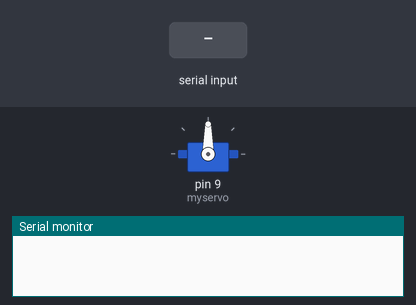
A sketch run on a simulated Arduino Uno, built with avr-gcc and run on an emulated ATmega328P. On the bench: servo, the last lines printed to the serial monitor. The inputs (shaded band) are chosen by the test bench.

Above: at 1.2 s.
1.3 s: "1" received over the second serial link
At 2.3 s:
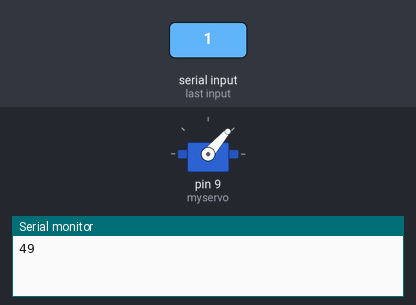
2.8 s: "0" received over the second serial link
At 3.5 s:
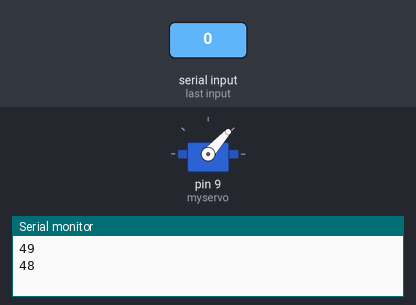
Timing chart, 0 to 5.8 s (numbered marks = the images above; inputs shaded):
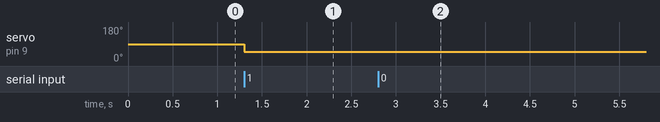

Measured:
- after the input at 1.3 s, servo on pin 9 (myservo): 90° → 49° at once
- after the input at 2.8 s, servo on pin 9 (myservo): 49° → 48° at once

The sketch:

36_Bluetooth_Controlled_Servo_Motor.ino
```cpp
/*****************************************************
Project Title: Bluetooth Controlled Servo Motor
Organisation: Soham Academy Of Human Excellence
Website: https://ria.sohamacademy.org/
****************************************************/


#include <SoftwareSerial.h> // TX RX software library for bluetooth

#include <Servo.h> // servo library
Servo myservo; // servo name

int bluetoothTx = 0; // bluetooth tx to 0 pin
int bluetoothRx = 1; // bluetooth rx to 1 pin

SoftwareSerial bluetooth(bluetoothTx, bluetoothRx);

void setup()
{
  myservo.attach(9); // attach servo signal wire to pin 9
  //Setup usb serial connection to computer
  Serial.begin(9600);

  //Setup Bluetooth serial connection to android
  bluetooth.begin(9600);
}

void loop()
{
  //Read from bluetooth and write to usb serial
  if(bluetooth.available()> 0 ) // receive number from bluetooth
  {
    int servopos = bluetooth.read(); // save the received number to servopos
    Serial.println(servopos); // serial print servopos current number received from bluetooth
    myservo.write(servopos); // roate the servo the angle received from the android app
  }


}
```
